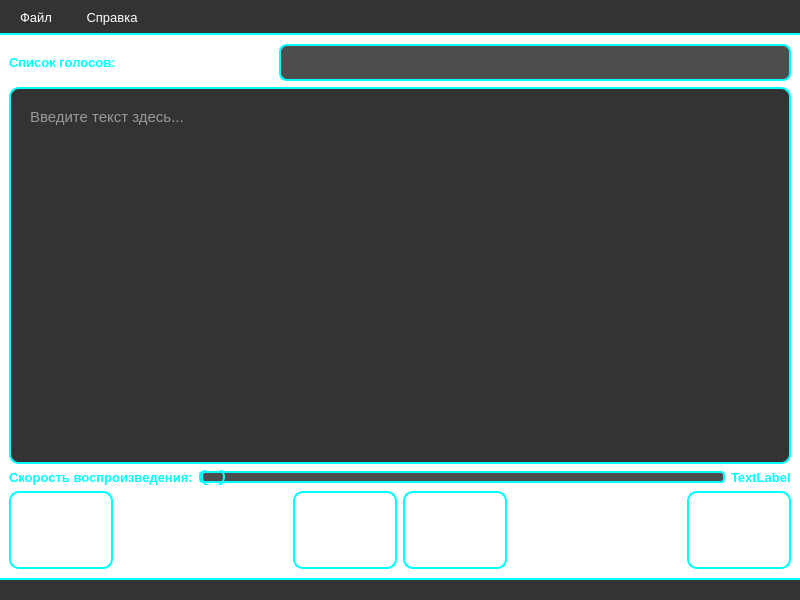
<?xml version="1.0" encoding="UTF-8"?>
<ui version="4.0">
 <class>MainWindow</class>
 <widget class="QMainWindow" name="MainWindow">
  <property name="geometry">
   <rect>
    <x>0</x>
    <y>0</y>
    <width>800</width>
    <height>600</height>
   </rect>
  </property>
  <property name="windowTitle">
   <string>Воспроизведение текста </string>
  </property>
  <property name="styleSheet">
   <string notr="true">QMainWindow {
    background: qlineargradient(x1:0, y1:0, x2:1, y2:1,
        stop:0 #0a0a0a, stop:0.3 #1a1a2e, stop:0.7 #16213e, stop:1 #0f3460);
    color: #ffffff;
}

QWidget {
    background: transparent;
    color: #ffffff;
    font-family: 'Segoe UI', Arial, sans-serif;
    font-size: 10pt;
}

QLabel {
    color: #00ffff;
    font-weight: bold;
    text-shadow: 0 0 10px #00ffff, 0 0 20px #00ffff;
}

QComboBox {
    background: rgba(0, 0, 0, 0.7);
    border: 2px solid #00ffff;
    border-radius: 8px;
    padding: 8px;
    color: #ffffff;
    font-weight: bold;
    selection-background-color: #00ffff;
    selection-color: #000000;
}

QComboBox:hover {
    border-color: #00ffff;
    box-shadow: 0 0 15px #00ffff;
}

QComboBox::drop-down {
    border: none;
    width: 20px;
}

QComboBox::down-arrow {
    image: none;
    border-left: 5px solid transparent;
    border-right: 5px solid transparent;
    border-top: 5px solid #00ffff;
    margin-right: 5px;
}

QTextEdit {
    background: rgba(0, 0, 0, 0.8);
    border: 2px solid #00ffff;
    border-radius: 10px;
    padding: 15px;
    color: #ffffff;
    font-size: 11pt;
    line-height: 1.5;
    selection-background-color: #00ffff;
    selection-color: #000000;
}

QTextEdit:focus {
    border-color: #00ffff;
    box-shadow: 0 0 20px #00ffff;
}

QSlider::groove:horizontal {
    border: 2px solid #00ffff;
    height: 8px;
    background: rgba(0, 0, 0, 0.7);
    border-radius: 4px;
    margin: 2px 0;
}

QSlider::handle:horizontal {
    background: qradialgradient(cx:0.5, cy:0.5, radius:0.5, fx:0.5, fy:0.5,
        stop:0 #ffffff, stop:0.3 #00ffff, stop:1 #0080ff);
    border: 2px solid #00ffff;
    width: 20px;
    height: 20px;
    border-radius: 10px;
    margin: -6px 0;
    box-shadow: 0 0 10px #00ffff;
}

QSlider::handle:horizontal:hover {
    background: qradialgradient(cx:0.5, cy:0.5, radius:0.5, fx:0.5, fy:0.5,
        stop:0 #ffffff, stop:0.3 #00ffff, stop:1 #00ffff);
    box-shadow: 0 0 15px #00ffff, 0 0 25px #00ffff;
}

QSlider::sub-page:horizontal {
    background: qlineargradient(x1:0, y1:0, x2:1, y2:0,
        stop:0 #00ffff, stop:1 #0080ff);
    border-radius: 4px;
}

QPushButton {
    background: qlineargradient(x1:0, y1:0, x2:0, y2:1,
        stop:0 #1a1a2e, stop:1 #16213e);
    border: 2px solid #00ffff;
    border-radius: 10px;
    padding: 12px 20px;
    color: #ffffff;
    font-weight: bold;
    font-size: 14pt;
    min-width: 60px;
    min-height: 50px;
}

QPushButton:hover {
    background: qlineargradient(x1:0, y1:0, x2:0, y2:1,
        stop:0 #00ffff, stop:1 #0080ff);
    color: #000000;
    box-shadow: 0 0 15px #00ffff, 0 0 25px #00ffff;
    transform: scale(1.05);
}

QPushButton:pressed {
    background: qlineargradient(x1:0, y1:0, x2:0, y2:1,
        stop:0 #0080ff, stop:1 #00ffff);
    border-color: #ffffff;
    box-shadow: inset 0 0 10px rgba(0, 0, 0, 0.5);
}

QPushButton:disabled {
    background: rgba(100, 100, 100, 0.3);
    border-color: #666666;
    color: #666666;
}

QMenuBar {
    background: rgba(0, 0, 0, 0.8);
    border-bottom: 2px solid #00ffff;
    color: #ffffff;
}

QMenuBar::item {
    background: transparent;
    padding: 8px 12px;
    border-radius: 4px;
    margin: 2px;
}

QMenuBar::item:selected {
    background: rgba(0, 255, 255, 0.3);
    border: 1px solid #00ffff;
    box-shadow: 0 0 10px #00ffff;
}

QMenuBar::item:pressed {
    background: rgba(0, 255, 255, 0.5);
    border: 1px solid #00ffff;
}

QMenu {
    background: rgba(0, 0, 0, 0.9);
    border: 2px solid #00ffff;
    border-radius: 8px;
    padding: 5px;
    color: #ffffff;
    font-weight: bold;
}

QMenu::item {
    background: transparent;
    padding: 8px 20px;
    border-radius: 4px;
    margin: 2px;
}

QMenu::item:selected {
    background: qlineargradient(x1:0, y1:0, x2:0, y2:1,
        stop:0 #00ffff, stop:1 #0080ff);
    color: #000000;
    box-shadow: 0 0 10px #00ffff;
}

QMenu::separator {
    height: 2px;
    background: qlineargradient(x1:0, y1:0, x2:1, y2:0,
        stop:0 transparent, stop:0.5 #00ffff, stop:1 transparent);
    margin: 5px 10px;
}

QStatusBar {
    background: rgba(0, 0, 0, 0.8);
    border-top: 2px solid #00ffff;
    color: #00ffff;
}</string>
  </property>
  <widget class="QWidget" name="centralwidget">
   <layout class="QVBoxLayout" name="verticalLayout">
    <item>
     <layout class="QHBoxLayout" name="horizontalLayout">
      <item>
       <widget class="QLabel" name="label">
        <property name="text">
         <string>Список голосов:</string>
        </property>
       </widget>
      </item>
      <item>
       <spacer name="horizontalSpacer">
        <property name="orientation">
         <enum>Qt::Horizontal</enum>
        </property>
        <property name="sizeHint" stdset="0">
         <size>
          <width>40</width>
          <height>20</height>
         </size>
        </property>
       </spacer>
      </item>
      <item>
       <widget class="QComboBox" name="VoicesList">
        <property name="minimumSize">
         <size>
          <width>512</width>
          <height>0</height>
         </size>
        </property>
       </widget>
      </item>
     </layout>
    </item>
    <item>
     <widget class="QTextEdit" name="textBrowser">
      <property name="styleSheet">
       <string notr="true"/>
      </property>
      <property name="placeholderText">
       <string>Введите текст здесь...</string>
      </property>
     </widget>
    </item>
    <item>
     <layout class="QHBoxLayout" name="horizontalLayout_2">
      <item>
       <widget class="QLabel" name="label_2">
        <property name="text">
         <string>Скорость воспроизведения:</string>
        </property>
       </widget>
      </item>
      <item>
       <widget class="QSlider" name="ValueSpeed">
        <property name="minimum">
         <number>10</number>
        </property>
        <property name="maximum">
         <number>20</number>
        </property>
        <property name="pageStep">
         <number>2</number>
        </property>
        <property name="orientation">
         <enum>Qt::Horizontal</enum>
        </property>
       </widget>
      </item>
      <item>
       <widget class="QLabel" name="PrintValueSpeed">
        <property name="text">
         <string>TextLabel</string>
        </property>
       </widget>
      </item>
     </layout>
    </item>
    <item>
     <layout class="QHBoxLayout" name="horizontalLayout_3">
      <item>
       <widget class="QPushButton" name="BtnPrevious">
        <property name="text">
         <string>⏪</string>
        </property>
       </widget>
      </item>
      <item>
       <spacer name="horizontalSpacer_2">
        <property name="orientation">
         <enum>Qt::Horizontal</enum>
        </property>
        <property name="sizeHint" stdset="0">
         <size>
          <width>40</width>
          <height>20</height>
         </size>
        </property>
       </spacer>
      </item>
      <item>
       <widget class="QPushButton" name="BtnStop">
        <property name="text">
         <string>⏹️</string>
        </property>
       </widget>
      </item>
      <item>
       <widget class="QPushButton" name="BtnPausePlay">
        <property name="text">
         <string>⏯️</string>
        </property>
       </widget>
      </item>
      <item>
       <spacer name="horizontalSpacer_3">
        <property name="orientation">
         <enum>Qt::Horizontal</enum>
        </property>
        <property name="sizeHint" stdset="0">
         <size>
          <width>40</width>
          <height>20</height>
         </size>
        </property>
       </spacer>
      </item>
      <item>
       <widget class="QPushButton" name="BtnNext">
        <property name="text">
         <string>⏩</string>
        </property>
       </widget>
      </item>
     </layout>
    </item>
   </layout>
  </widget>
  <widget class="QMenuBar" name="menubar">
   <property name="geometry">
    <rect>
     <x>0</x>
     <y>0</y>
     <width>800</width>
     <height>38</height>
    </rect>
   </property>
   <widget class="QMenu" name="menuFile">
    <property name="title">
     <string>Файл</string>
    </property>
    <addaction name="ActOpen"/>
    <addaction name="ActSave"/>
    <addaction name="separator"/>
    <addaction name="ActExit"/>
   </widget>
   <widget class="QMenu" name="menuHelp">
    <property name="title">
     <string>Справка</string>
    </property>
    <addaction name="ActAbout"/>
   </widget>
   <addaction name="menuFile"/>
   <addaction name="menuHelp"/>
  </widget>
  <widget class="QStatusBar" name="statusbar"/>
  <action name="ActOpen">
   <property name="text">
    <string>📂 Открыть</string>
   </property>
   <property name="iconText">
    <string>📂 Открыть</string>
   </property>
   <property name="shortcut">
    <string>Ctrl+O</string>
   </property>
  </action>
  <action name="ActSave">
   <property name="text">
    <string>💾 Сохранить</string>
   </property>
   <property name="shortcut">
    <string>Ctrl+S</string>
   </property>
  </action>
  <action name="ActExit">
   <property name="text">
    <string>🚪 Выход</string>
   </property>
   <property name="shortcut">
    <string>Ctrl+Q</string>
   </property>
  </action>
  <action name="actionCopy">
   <property name="text">
    <string>Копировать</string>
   </property>
   <property name="shortcut">
    <string>Ctrl+C</string>
   </property>
  </action>
  <action name="actionPaste">
   <property name="text">
    <string>Вставить</string>
   </property>
   <property name="shortcut">
    <string>Ctrl+V</string>
   </property>
  </action>
  <action name="actionSelectAll">
   <property name="text">
    <string>Выделить все</string>
   </property>
   <property name="shortcut">
    <string>Ctrl+A</string>
   </property>
  </action>
  <action name="ActAbout">
   <property name="text">
    <string>О программе 💡</string>
   </property>
  </action>
 </widget>
 <resources/>
 <connections/>
</ui>
